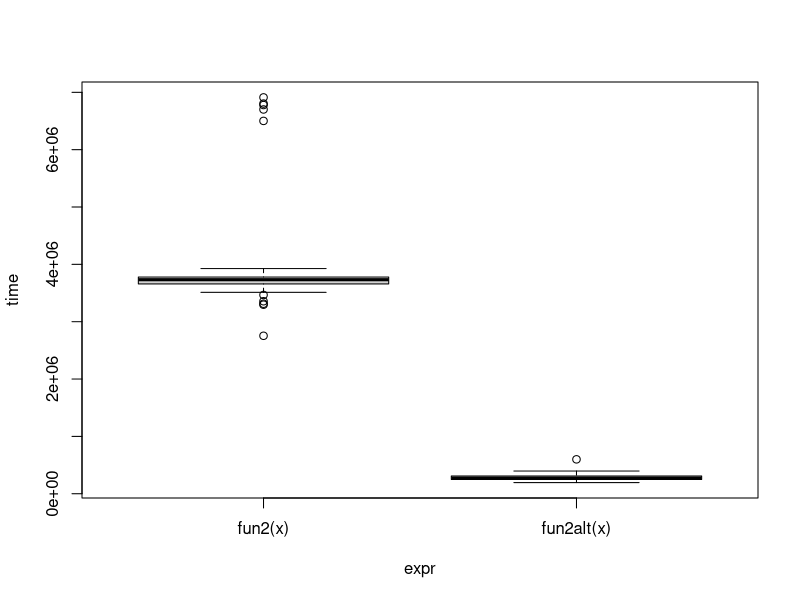
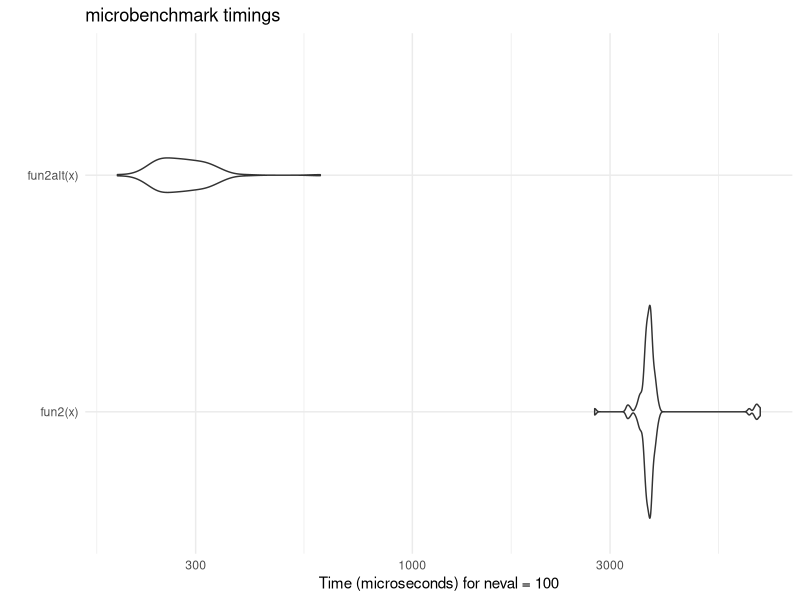

The R script that drew these images, in order: (Note: this script raises an error after producing the figures.)
## ---- chunk 1
# install any missing packages
#install.packages("microbenchmark")
library(parallel)
## ---- chunk 2
fun1 <- function(n = 100, k = 4, lambda = 4) {
  x <- NULL
  
  for (i in 1:n)
    x <- rbind(x, rpois(k, lambda))
  
  return(x)
}

fun1alt <- function(n = 100, k = 4, lambda = 4) {
  # pre-allocate memory
  matrix(rpois(n * k, lambda = lambda), ncol = k)
}

# Benchmarking
microbenchmark::microbenchmark(
  fun1(),
  fun1alt(),
  unit = "ns"
)
## ---- chunk 3
# Data Generating Process (10 x 10,000 matrix)
set.seed(1234)
x <- matrix(rnorm(1e4), nrow=10)

# Find each column's max value
fun2 <- function(x) {
  apply(x, 2, max)
}

fun2alt <- function(x) {
  # YOUR CODE HERE
  x[cbind(max.col(t(x)), 1:ncol(x))]
}

# Benchmarking
bench <- 
  microbenchmark::microbenchmark(
    fun2(x),
    fun2alt(x),
    unit = "us"
  )
## ---- chunk 4
plot(bench)
ggplot2::autoplot(bench) +
ggplot2::theme_minimal()
## ---- chunk 5
my_boot <- function(dat, stat, R, ncpus = 1L) {
  
  # Getting the random indices
  n <- nrow(dat)
  idx <- matrix(sample.int(n, n*R, TRUE), nrow=n, ncol=R)
 
  # Making the cluster using `ncpus`
  # STEP 1: GOES HERE
  cl <- makePSOCKcluster(ncpus)
  
  # STEP 2: GOES HERE
  # send variables to worker nodes 
    # note they are running in isolated environments, so there are no global variables
    # idx -> re-sampling indices, dat -> dataset, stat -> function to compute estimates
  clusterExport(cl, varlist = c("idx", "dat", "stat"), envir = environment()) 
  
  # STEP 3: THIS FUNCTION NEEDS TO BE REPLACED WITH parLapply
  ans <- parLapply(cl, seq_len(R), function(i) {
    stat(dat[idx[,i], , drop=FALSE])
  })
  
  # Coercing the list into a matrix
  ans <- do.call(rbind, ans)
  
  # STEP 4: GOES HERE
  stopCluster(cl) # free up system resources
  # on.exit(stopCluster(cl)) # prevents memory leak
  ans
  
}
## ---- chunk 6
# Bootstrap of a linear regression model
my_stat <- function(d) coef(lm(y ~ x, data = d))

# DATA SIM
set.seed(1)
n <- 500 
R <- 1e4
x <- cbind(rnorm(n)) 
y <- x*5 + rnorm(n)

# Check if we get something similar as lm
ans0 <- confint(lm(y ~ x))
cat("OLS CI \n")
print(ans0)

ans1 <- my_boot(dat = data.frame(x, y), my_stat, R = R, ncpus = 4)
qs <- c(.025, .975)
cat("Bootstrap CI \n")
print(t(apply(ans1, 2, quantile, probs = qs)))

## ---- chunk 7
# your code here
detectCores()

# non-parallel
system.time(my_boot(dat = data.frame(x, y), my_stat, R = 4000, ncpus = 1L))

# parallel 8 cores
system.time(my_boot(dat = data.frame(x, y), my_stat, R = 4000, ncpus = 8L))
